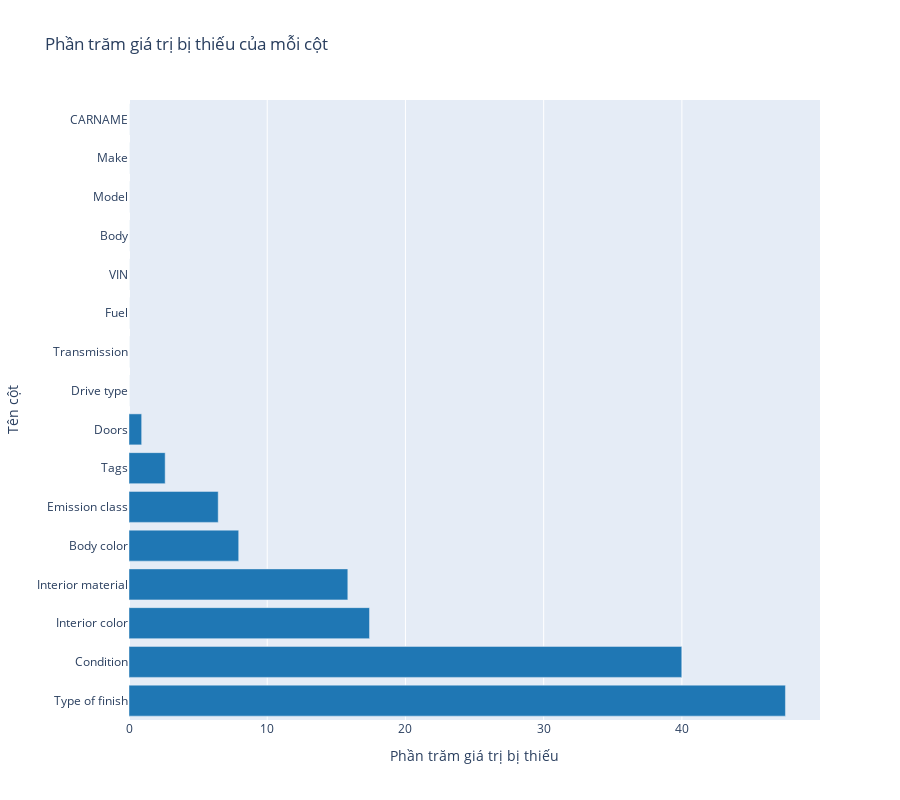

The notebook cell this image was saved under:
### Markdown cell above
Let's now examine the categorical columns to determine the extent of missing values in each of these columns

### Code cell
# Lấy ra các cột object xem tỉ lệ misisng value
cate_col = df.select_dtypes(include=['object']).columns

# Tính tỉ lệ mising của mỗi cột
missing_values = (df[cate_col].isnull().mean() * 100)
missing_values = missing_values.sort_values(ascending=True)

fig = go.Figure(data=[go.Bar(
    y=missing_values.index,
    x=missing_values.values,
    orientation='h',
    marker_color='#1f77b4'
)])

fig.update_layout(
    title_text='Phần trăm giá trị bị thiếu của mỗi cột',
    xaxis_title='Phần trăm giá trị bị thiếu',
    yaxis_title='Tên cột',
    yaxis={'autorange': 'reversed'},
    height=800
)

fig.show()

### Figure 1 — Plotly figure (JSON) as saved in the notebook; plotly's stock layout.template omitted (floating-point values rounded to 4 significant figures)
{"data": [{"marker": {"color": "#1f77b4"}, "orientation": "h", "type": "bar", "x": [0, 0, 0, 0, 0, 0, 0, 0, 0.9158, 2.617, 6.454, 7.937, 15.83, 17.4, 39.99, 47.49], "y": ["CARNAME", "Make", "Model", "Body", "VIN", "Fuel", "Transmission", "Drive type", "Doors", "Tags", "Emission class", "Body color", "Interior material", "Interior color", "Condition", "Type of finish"]}], "layout": {"height": 800, "title": {"text": "Phần trăm giá trị bị thiếu của mỗi cột"}, "xaxis": {"title": {"text": "Phần trăm giá trị bị thiếu"}}, "yaxis": {"autorange": "reversed", "title": {"text": "Tên cột"}}}}
